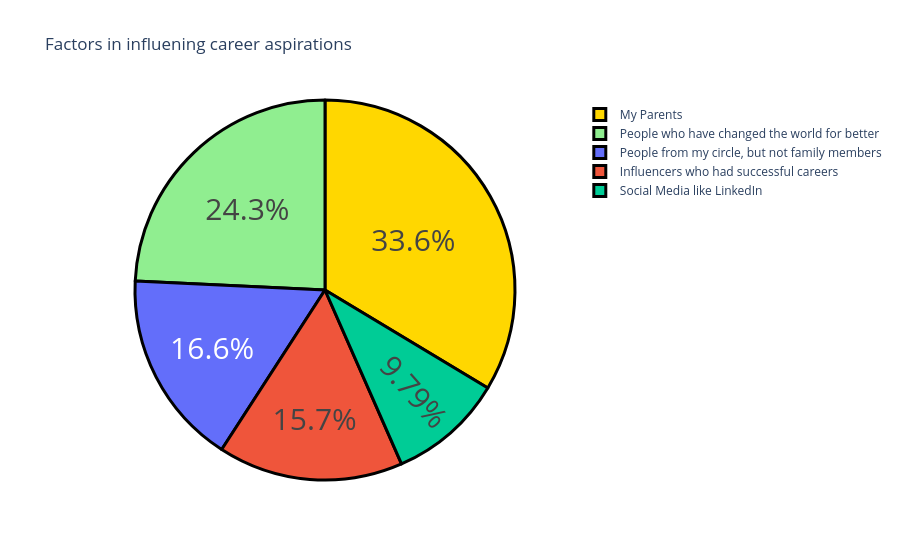

Notebook source saved alongside this figure:
### Code cell
question1 = data["Which of the below factors influence the most about your career aspirations ?"].value_counts()
label= question1.index
counts = question1.values
colors = ['gold','lightgreen']
fig= go.Figure(data = [go.Pie(labels  = label, values = counts)])
fig.update_layout(title_text = 'Factors in influening career aspirations')
fig.update_traces(hoverinfo ='label+value', textinfo = 'percent', textfont_size =30, marker =dict(colors = colors, line = dict(color= 'black', width=3)))
fig.show()

### Figure 1 — Plotly figure (JSON) as saved in the notebook; plotly's stock layout.template omitted (floating-point values rounded to 4 significant figures)
{"data": [{"hoverinfo": "label+value", "labels": ["My Parents", "People who have changed the world for better", "People from my circle, but not family members", "Influencers who had successful careers", "Social Media like LinkedIn"], "marker": {"colors": ["gold", "lightgreen"], "line": {"color": "black", "width": 3}}, "textfont": {"size": 30}, "textinfo": "percent", "type": "pie", "values": [79, 57, 39, 37, 23]}], "layout": {"autosize": true, "hiddenlabels": [], "title": {"text": "Factors in influening career aspirations"}}}
